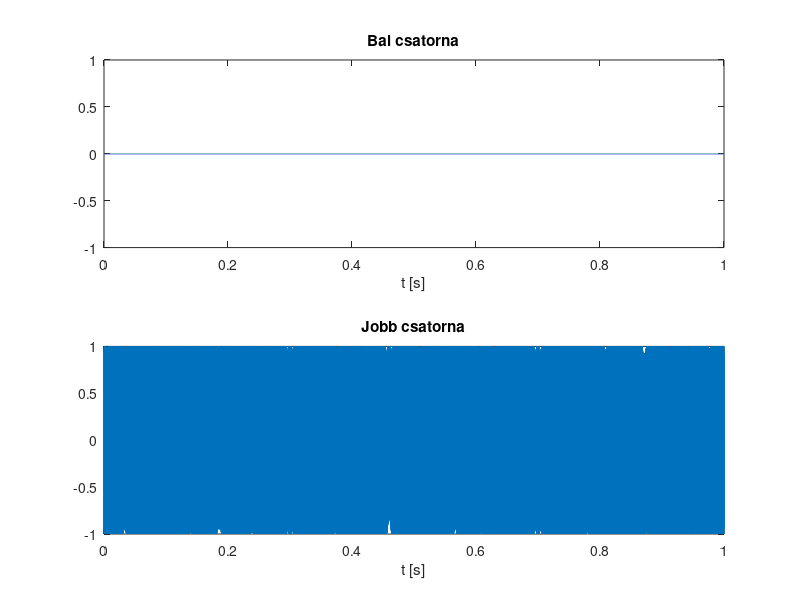

This figure's MATLAB source:
clear all;
clc;

compose_signal = @(left, right) int16([left(:) right(:)]*32768);


filename = 'input.dat';
fs = 48000;
select = 3;

switch select
    case 1  % 440 Hz-es szinusz- es koszinuszjel
        t = 0:1/fs:1;
        signal = compose_signal(sin(2*pi*440*t), cos(2*pi*440*t));

    case 2  % 100 Hz-es haromszogjel a bal csatornan, pl. PLL tesztelesehez
        t = 0:1/fs:1;
        signal = compose_signal(sawtooth(2 * pi * 100 * t, 0.5), 0 * t);

    case 3  % sweep (chirp) jel a jobb csatornan, pl. szuro meresehez
        t = 0:1/fs:1;
        signal = compose_signal(0*t, chirp(t, 5000, 1, 15000, 'linear'));

    case 4  % audio fajlbol, pl. zenei effekthez
        [signal, fs_file] = audioread('input.wav', 'double');
        if fs_file ~= fs
            fprintf('Figyelem, eltero mintaveteli fekvencia (%d Hz)!\n', fs_file);
        end
        signal = compose_signal(signal(:, 1), signal(:, 2));
end


fid = fopen(filename, 'wt');
fprintf(fid, '%d %d\n', signal');
fclose(fid);
t = (0:size(signal, 1)-1) / fs;
subplot(211)
plot(t, double(signal(:, 1)) / 32768.0)
xlabel('t [s]')
title('Bal csatorna')
subplot(212)
plot(t, double(signal(:, 2)) / 32768.0)
xlabel('t [s]')
title('Jobb csatorna')
